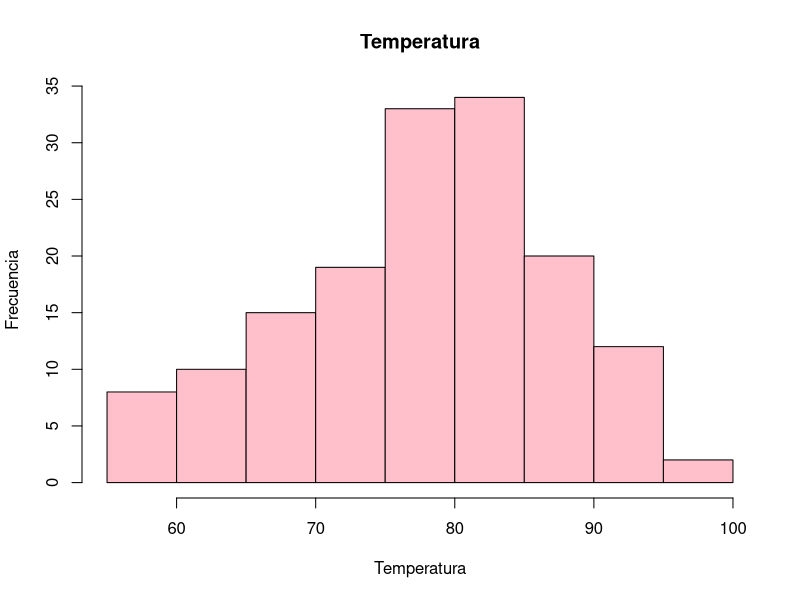

Write the R code that produced this figure.
## ---- chunk 1
knitr::opts_chunk$set(echo = TRUE)
## ---- chunk 2
library(knitr)
kable(head(airquality))
## ---- chunk 3
hist(airquality$Temp, freq = T, main = 'Temperatura', xlab = 'Temperatura', ylab = 'Frecuencia', col= 'pink')

